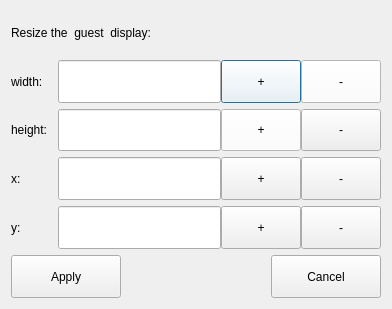
<?xml version="1.0" encoding="UTF-8"?>
<ui version="4.0">
 <class>ResDialog</class>
 <widget class="QDialog" name="ResDialog">
  <property name="geometry">
   <rect>
    <x>0</x>
    <y>0</y>
    <width>392</width>
    <height>309</height>
   </rect>
  </property>
  <property name="windowTitle">
   <string>Resize guest  to</string>
  </property>
  <property name="windowOpacity">
   <double>0.900000000000000</double>
  </property>
  <layout class="QVBoxLayout" name="verticalLayout_3">
   <item>
    <layout class="QVBoxLayout" name="verticalLayout_2">
     <item>
      <widget class="QLabel" name="label_2">
       <property name="text">
        <string>Resize the  guest  display:</string>
       </property>
      </widget>
     </item>
     <item>
      <layout class="QHBoxLayout" name="horizontalLayout_7" stretch="2,7,1,1">
       <property name="spacing">
        <number>0</number>
       </property>
       <item>
        <widget class="QLabel" name="label">
         <property name="sizePolicy">
          <sizepolicy hsizetype="Expanding" vsizetype="Preferred">
           <horstretch>0</horstretch>
           <verstretch>0</verstretch>
          </sizepolicy>
         </property>
         <property name="text">
          <string>width:</string>
         </property>
        </widget>
       </item>
       <item>
        <widget class="QLineEdit" name="lineEdit">
         <property name="sizePolicy">
          <sizepolicy hsizetype="Expanding" vsizetype="Preferred">
           <horstretch>0</horstretch>
           <verstretch>0</verstretch>
          </sizepolicy>
         </property>
        </widget>
       </item>
       <item>
        <widget class="QPushButton" name="pushButton_2">
         <property name="sizePolicy">
          <sizepolicy hsizetype="Expanding" vsizetype="Preferred">
           <horstretch>0</horstretch>
           <verstretch>0</verstretch>
          </sizepolicy>
         </property>
         <property name="styleSheet">
          <string notr="true">background-color: rgb(255, 255, 255);</string>
         </property>
         <property name="text">
          <string>+</string>
         </property>
        </widget>
       </item>
       <item>
        <widget class="QPushButton" name="pushButton">
         <property name="sizePolicy">
          <sizepolicy hsizetype="Expanding" vsizetype="Preferred">
           <horstretch>0</horstretch>
           <verstretch>0</verstretch>
          </sizepolicy>
         </property>
         <property name="styleSheet">
          <string notr="true">background-color: rgb(255, 255, 255);</string>
         </property>
         <property name="text">
          <string>-</string>
         </property>
        </widget>
       </item>
      </layout>
     </item>
     <item>
      <layout class="QHBoxLayout" name="horizontalLayout_8" stretch="2,7,1,1">
       <property name="spacing">
        <number>0</number>
       </property>
       <item>
        <widget class="QLabel" name="label_3">
         <property name="sizePolicy">
          <sizepolicy hsizetype="Expanding" vsizetype="Preferred">
           <horstretch>0</horstretch>
           <verstretch>0</verstretch>
          </sizepolicy>
         </property>
         <property name="text">
          <string>height:</string>
         </property>
        </widget>
       </item>
       <item>
        <widget class="QLineEdit" name="lineEdit_2">
         <property name="sizePolicy">
          <sizepolicy hsizetype="Expanding" vsizetype="Preferred">
           <horstretch>0</horstretch>
           <verstretch>0</verstretch>
          </sizepolicy>
         </property>
        </widget>
       </item>
       <item>
        <widget class="QPushButton" name="pushButton_4">
         <property name="sizePolicy">
          <sizepolicy hsizetype="Expanding" vsizetype="Preferred">
           <horstretch>0</horstretch>
           <verstretch>0</verstretch>
          </sizepolicy>
         </property>
         <property name="styleSheet">
          <string notr="true">background-color: rgb(255, 255, 255);</string>
         </property>
         <property name="text">
          <string>+</string>
         </property>
        </widget>
       </item>
       <item>
        <widget class="QPushButton" name="pushButton_3">
         <property name="sizePolicy">
          <sizepolicy hsizetype="Expanding" vsizetype="Preferred">
           <horstretch>0</horstretch>
           <verstretch>0</verstretch>
          </sizepolicy>
         </property>
         <property name="text">
          <string>-</string>
         </property>
        </widget>
       </item>
      </layout>
     </item>
     <item>
      <layout class="QHBoxLayout" name="horizontalLayout_9" stretch="2,7,0,0">
       <property name="spacing">
        <number>0</number>
       </property>
       <item>
        <widget class="QLabel" name="label_5">
         <property name="text">
          <string>x:</string>
         </property>
        </widget>
       </item>
       <item>
        <widget class="QLineEdit" name="lineEdit_4">
         <property name="sizePolicy">
          <sizepolicy hsizetype="Expanding" vsizetype="Preferred">
           <horstretch>0</horstretch>
           <verstretch>0</verstretch>
          </sizepolicy>
         </property>
        </widget>
       </item>
       <item>
        <widget class="QPushButton" name="pushButton_7">
         <property name="sizePolicy">
          <sizepolicy hsizetype="Expanding" vsizetype="Preferred">
           <horstretch>0</horstretch>
           <verstretch>0</verstretch>
          </sizepolicy>
         </property>
         <property name="minimumSize">
          <size>
           <width>0</width>
           <height>0</height>
          </size>
         </property>
         <property name="text">
          <string>+</string>
         </property>
        </widget>
       </item>
       <item>
        <widget class="QPushButton" name="pushButton_8">
         <property name="sizePolicy">
          <sizepolicy hsizetype="Expanding" vsizetype="Preferred">
           <horstretch>0</horstretch>
           <verstretch>0</verstretch>
          </sizepolicy>
         </property>
         <property name="text">
          <string>-</string>
         </property>
        </widget>
       </item>
      </layout>
     </item>
     <item>
      <layout class="QHBoxLayout" name="horizontalLayout_11" stretch="2,7,0,0">
       <property name="spacing">
        <number>0</number>
       </property>
       <item>
        <widget class="QLabel" name="label_6">
         <property name="text">
          <string>y:</string>
         </property>
        </widget>
       </item>
       <item>
        <widget class="QLineEdit" name="lineEdit_5">
         <property name="sizePolicy">
          <sizepolicy hsizetype="Expanding" vsizetype="Preferred">
           <horstretch>0</horstretch>
           <verstretch>0</verstretch>
          </sizepolicy>
         </property>
        </widget>
       </item>
       <item>
        <widget class="QPushButton" name="pushButton_9">
         <property name="sizePolicy">
          <sizepolicy hsizetype="Expanding" vsizetype="Preferred">
           <horstretch>0</horstretch>
           <verstretch>0</verstretch>
          </sizepolicy>
         </property>
         <property name="minimumSize">
          <size>
           <width>0</width>
           <height>0</height>
          </size>
         </property>
         <property name="text">
          <string>+</string>
         </property>
        </widget>
       </item>
       <item>
        <widget class="QPushButton" name="pushButton_10">
         <property name="sizePolicy">
          <sizepolicy hsizetype="Expanding" vsizetype="Preferred">
           <horstretch>0</horstretch>
           <verstretch>0</verstretch>
          </sizepolicy>
         </property>
         <property name="text">
          <string>-</string>
         </property>
        </widget>
       </item>
      </layout>
     </item>
     <item>
      <layout class="QHBoxLayout" name="horizontalLayout_10">
       <property name="spacing">
        <number>150</number>
       </property>
       <item>
        <widget class="QPushButton" name="pushButton_6">
         <property name="sizePolicy">
          <sizepolicy hsizetype="Expanding" vsizetype="Preferred">
           <horstretch>0</horstretch>
           <verstretch>0</verstretch>
          </sizepolicy>
         </property>
         <property name="text">
          <string>Apply</string>
         </property>
        </widget>
       </item>
       <item>
        <widget class="QPushButton" name="pushButton_5">
         <property name="sizePolicy">
          <sizepolicy hsizetype="Expanding" vsizetype="Preferred">
           <horstretch>0</horstretch>
           <verstretch>0</verstretch>
          </sizepolicy>
         </property>
         <property name="text">
          <string>Cancel</string>
         </property>
        </widget>
       </item>
      </layout>
     </item>
    </layout>
   </item>
  </layout>
 </widget>
 <resources/>
 <connections/>
</ui>
